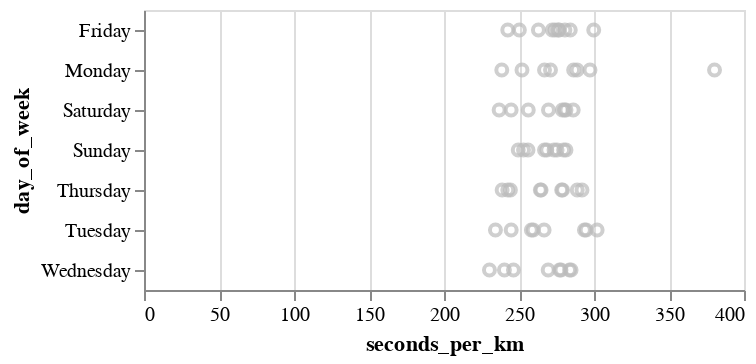

Notebook cell for this chart:
### Code cell
alt.Chart(df).mark_point(color='#BBBBBB').encode(
    x='seconds_per_km',
    y='day_of_week'
)

### Figure 1 — Vega-Lite specification as saved in the notebook (floating-point values rounded to 4 significant figures)
{"$schema": "https://vega.github.io/schema/vega-lite/v5.17.0.json", "config": {"view": {"continuousHeight": 300, "continuousWidth": 300}}, "data": {"name": "data-b5e90de4fab0477a6d479abe6d38b620"}, "datasets": {"data-b5e90de4fab0477a6d479abe6d38b620": [{"avgPace(/meter)": 0.3787, "calories(kcal)": 71, "date": "2022-01-10 20:39", "day_of_week": "Monday", "distance(m)": 1191, "distance_rounded": 1, "maxPace(/meter)": 7.246, "minPace(/meter)": 0.2501, "seconds_per_km": 380.4, "speed_per_km": "06:20.35", "sportTime(s)": 453, "startTime": "2022-01-10T13:39:17+00:00", "type": 1}, {"avgPace(/meter)": 0.2878, "calories(kcal)": 60, "date": "2022-01-13 16:23", "day_of_week": "Thursday", "distance(m)": 1004, "distance_rounded": 1, "maxPace(/meter)": 2.342, "minPace(/meter)": 0.1982, "seconds_per_km": 288.8, "speed_per_km": "04:48.84", "sportTime(s)": 290, "startTime": "2022-01-13T09:23:16+00:00", "type": 1}, {"avgPace(/meter)": 0.2637, "calories(kcal)": 39, "date": "2022-02-03 17:41", "day_of_week": "Thursday", "distance(m)": 1001, "distance_rounded": 1, "maxPace(/meter)": 0.609, "minPace(/meter)": 0.1993, "seconds_per_km": 264.7, "speed_per_km": "04:24.74", "sportTime(s)": 265, "startTime": "2022-02-03T10:41:12+00:00", "type": 1}, {"avgPace(/meter)": 0.2803, "calories(kcal)": 50, "date": "2022-02-05 18:46", "day_of_week": "Saturday", "distance(m)": 1006, "distance_rounded": 1, "maxPace(/meter)": 0.6911, "minPace(/meter)": 0.229, "seconds_per_km": 281.3, "speed_per_km": "04:41.31", "sportTime(s)": 283, "startTime": "2022-02-05T11:46:47+00:00", "type": 1}, {"avgPace(/meter)": 0.2675, "calories(kcal)": 34, "date": "2022-02-06 18:36", "day_of_week": "Sunday", "distance(m)": 1013, "distance_rounded": 1, "maxPace(/meter)": 0.6361, "minPace(/meter)": 0.2325, "seconds_per_km": 268.5, "speed_per_km": "04:28.51", "sportTime(s)": 272, "startTime": "2022-02-06T11:36:48+00:00", "type": 1}, {"avgPace(/meter)": 0.26, "calories(kcal)": 39, "date": "2022-02-11 18:49", "day_of_week": "Friday", "distance(m)": 1004, "distance_rounded": 1, "maxPace(/meter)": 0.788, "minPace(/meter)": 0.198, "seconds_per_km": 262.9, "speed_per_km": "04:22.95", "sportTime(s)": 264, "startTime": "2022-02-11T11:49:54+00:00", "type": 1}, {"avgPace(/meter)": 0.2552, "calories(kcal)": 44, "date": "2022-02-12 18:25", "day_of_week": "Saturday", "distance(m)": 1011, "distance_rounded": 1, "maxPace(/meter)": 0.5571, "minPace(/meter)": 0.1928, "seconds_per_km": 256.2, "speed_per_km": "04:16.18", "sportTime(s)": 259, "startTime": "2022-02-12T11:25:02+00:00", "type": 1}, {"avgPace(/meter)": 0.255, "calories(kcal)": 37, "date": "2022-02-13 18:09", "day_of_week": "Sunday", "distance(m)": 1000, "distance_rounded": 1, "maxPace(/meter)": 0.576, "minPace(/meter)": 0.194, "seconds_per_km": 256, "speed_per_km": "04:16.00", "sportTime(s)": 256, "startTime": "2022-02-13T11:09:12+00:00", "type": 1}, {"avgPace(/meter)": 0.2854, "calories(kcal)": 43, "date": "2022-02-14 18:50", "day_of_week": "Monday", "distance(m)": 1002, "distance_rounded": 1, "maxPace(/meter)": 0.7446, "minPace(/meter)": 0.2587, "seconds_per_km": 286.4, "speed_per_km": "04:46.43", "sportTime(s)": 287, "startTime": "2022-02-14T11:50:09+00:00", "type": 1}, {"avgPace(/meter)": 0.2827, "calories(kcal)": 60, "date": "2022-02-16 18:12", "day_of_week": "Wednesday", "distance(m)": 1001, "distance_rounded": 1, "maxPace(/meter)": 2.165, "minPace(/meter)": 0.1834, "seconds_per_km": 283.7, "speed_per_km": "04:43.72", "sportTime(s)": 284, "startTime": "2022-02-16T11:12:40+00:00", "type": 1}, {"avgPace(/meter)": 0.2793, "calories(kcal)": 55, "date": "2022-03-05 07:10", "day_of_week": "Saturday", "distance(m)": 1006, "distance_rounded": 1, "maxPace(/meter)": 0.6154, "minPace(/meter)": 0.2083, "seconds_per_km": 280.3, "speed_per_km": "04:40.32", "sportTime(s)": 282, "startTime": "2022-03-05T00:10:22+00:00", "type": 1}, {"avgPace(/meter)": 0.2796, "calories(kcal)": 47, "date": "2022-03-18 18:26", "day_of_week": "Friday", "distance(m)": 1005, "distance_rounded": 1, "maxPace(/meter)": 0.8749, "minPace(/meter)": 0.2372, "seconds_per_km": 280.6, "speed_per_km": "04:40.60", "sportTime(s)": 282, "startTime": "2022-03-18T11:26:11+00:00", "type": 1}, {"avgPace(/meter)": 0.2964, "calories(kcal)": 57, "date": "2022-03-28 18:45", "day_of_week": "Monday", "distance(m)": 1046, "distance_rounded": 1, "maxPace(/meter)": 0.639, "minPace(/meter)": 0.2149, "seconds_per_km": 297.3, "speed_per_km": "04:57.32", "sportTime(s)": 311, "startTime": "2022-03-28T11:45:13+00:00", "type": 1}, {"avgPace(/meter)": 0.3011, "calories(kcal)": 57, "date": "2022-03-29 19:02", "day_of_week": "Tuesday", "distance(m)": 1003, "distance_rounded": 1, "maxPace(/meter)": 0.6835, "minPace(/meter)": 0.2301, "seconds_per_km": 302.1, "speed_per_km": "05:2.09", "sportTime(s)": 303, "startTime": "2022-03-29T12:02:25+00:00", "type": 1}, {"avgPace(/meter)": 0.2837, "calories(kcal)": 49, "date": "2022-03-30 18:52", "day_of_week": "Wednesday", "distance(m)": 1001, "distance_rounded": 1, "maxPace(/meter)": 0.4753, "minPace(/meter)": 0.1658, "seconds_per_km": 284.7, "speed_per_km": "04:44.72", "sportTime(s)": 285, "startTime": "2022-03-30T11:52:16+00:00", "type": 1}, {"avgPace(/meter)": 0.27, "calories(kcal)": 48, "date": "2022-04-04 17:57", "day_of_week": "Monday", "distance(m)": 1000, "distance_rounded": 1, "maxPace(/meter)": 0.7117, "minPace(/meter)": 0.2248, "seconds_per_km": 271, "speed_per_km": "04:31.00", "sportTime(s)": 271, "startTime": "2022-04-04T10:57:56+00:00", "type": 1}, {"avgPace(/meter)": 0.273, "calories(kcal)": 51, "date": "2022-04-08 18:39", "day_of_week": "Friday", "distance(m)": 1000, "distance_rounded": 1, "maxPace(/meter)": 0.6707, "minPace(/meter)": 0.2315, "seconds_per_km": 274, "speed_per_km": "04:34.00", "sportTime(s)": 274, "startTime": "2022-04-08T11:39:28+00:00", "type": 1}, {"avgPace(/meter)": 0.2744, "calories(kcal)": 45, "date": "2022-04-10 18:41", "day_of_week": "Sunday", "distance(m)": 1006, "distance_rounded": 1, "maxPace(/meter)": 0.6873, "minPace(/meter)": 0.2137, "seconds_per_km": 275.3, "speed_per_km": "04:35.35", "sportTime(s)": 277, "startTime": "2022-04-10T11:41:58+00:00", "type": 1}, {"avgPace(/meter)": 0.277, "calories(kcal)": 44, "date": "2022-04-13 17:48", "day_of_week": "Wednesday", "distance(m)": 1000, "distance_rounded": 1, "maxPace(/meter)": 0.7634, "minPace(/meter)": 0.2038, "seconds_per_km": 278, "speed_per_km": "04:38.00", "sportTime(s)": 278, "startTime": "2022-04-13T10:48:11+00:00", "type": 1}, {"avgPace(/meter)": 0.2756, "calories(kcal)": 39, "date": "2022-04-15 16:54", "day_of_week": "Friday", "distance(m)": 1005, "distance_rounded": 1, "maxPace(/meter)": 0.7968, "minPace(/meter)": 0.244, "seconds_per_km": 276.6, "speed_per_km": "04:36.62", "sportTime(s)": 278, "startTime": "2022-04-15T09:54:21+00:00", "type": 1}, {"avgPace(/meter)": 0.2939, "calories(kcal)": 62, "date": "2022-04-26 18:40", "day_of_week": "Tuesday", "distance(m)": 1201, "distance_rounded": 1, "maxPace(/meter)": 1.115, "minPace(/meter)": 0.1997, "seconds_per_km": 294.8, "speed_per_km": "04:54.75", "sportTime(s)": 354, "startTime": "2022-04-26T11:40:21+00:00", "type": 1}, {"avgPace(/meter)": 0.2685, "calories(kcal)": 48, "date": "2022-04-27 18:31", "day_of_week": "Wednesday", "distance(m)": 1002, "distance_rounded": 1, "maxPace(/meter)": 0.6803, "minPace(/meter)": 0.2187, "seconds_per_km": 269.5, "speed_per_km": "04:29.46", "sportTime(s)": 270, "startTime": "2022-04-27T11:31:56+00:00", "type": 1}, {"avgPace(/meter)": 0.2774, "calories(kcal)": 50, "date": "2022-04-28 17:37", "day_of_week": "Thursday", "distance(m)": 1002, "distance_rounded": 1, "maxPace(/meter)": 0.8052, "minPace(/meter)": 0.221, "seconds_per_km": 278.4, "speed_per_km": "04:38.44", "sportTime(s)": 279, "startTime": "2022-04-28T10:37:51+00:00", "type": 1}, {"avgPace(/meter)": 0.2974, "calories(kcal)": 89, "date": "2022-04-29 18:01", "day_of_week": "Friday", "distance(m)": 1651, "distance_rounded": 1, "maxPace(/meter)": 1.217, "minPace(/meter)": 0.2073, "seconds_per_km": 299.8, "speed_per_km": "04:59.82", "sportTime(s)": 495, "startTime": "2022-04-29T11:01:29+00:00", "type": 1}, {"avgPace(/meter)": 0.2803, "calories(kcal)": 41, "date": "2022-05-01 16:48", "day_of_week": "Sunday", "distance(m)": 1006, "distance_rounded": 1, "maxPace(/meter)": 0.8224, "minPace(/meter)": 0.2239, "seconds_per_km": 281.3, "speed_per_km": "04:41.31", "sportTime(s)": 283, "startTime": "2022-05-01T09:48:50+00:00", "type": 1}, {"avgPace(/meter)": 0.2761, "calories(kcal)": 42, "date": "2022-05-04 18:52", "day_of_week": "Wednesday", "distance(m)": 1007, "distance_rounded": 1, "maxPace(/meter)": 0.6135, "minPace(/meter)": 0.2112, "seconds_per_km": 277.1, "speed_per_km": "04:37.06", "sportTime(s)": 279, "startTime": "2022-05-04T11:52:29+00:00", "type": 1}, {"avgPace(/meter)": 0.291, "calories(kcal)": 52, "date": "2022-05-05 18:15", "day_of_week": "Thursday", "distance(m)": 1000, "distance_rounded": 1, "maxPace(/meter)": 0.7042, "minPace(/meter)": 0.216, "seconds_per_km": 292, "speed_per_km": "04:52.00", "sportTime(s)": 292, "startTime": "2022-05-05T11:15:38+00:00", "type": 1}, {"avgPace(/meter)": 0.2712, "calories(kcal)": 47, "date": "2022-05-06 17:16", "day_of_week": "Friday", "distance(m)": 1003, "distance_rounded": 1, "maxPace(/meter)": 0.7022, "minPace(/meter)": 0.2276, "seconds_per_km": 272.2, "speed_per_km": "04:32.18", "sportTime(s)": 273, "startTime": "2022-05-06T10:16:48+00:00", "type": 1}, {"avgPace(/meter)": 0.278, "calories(kcal)": 52, "date": "2022-05-07 16:47", "day_of_week": "Saturday", "distance(m)": 1040, "distance_rounded": 1, "maxPace(/meter)": 212, "minPace(/meter)": 0.2129, "seconds_per_km": 278.8, "speed_per_km": "04:38.85", "sportTime(s)": 290, "startTime": "2022-05-07T09:47:30+00:00", "type": 1}, {"avgPace(/meter)": 0.279, "calories(kcal)": 56, "date": "2022-05-08 18:24", "day_of_week": "Sunday", "distance(m)": 1026, "distance_rounded": 1, "maxPace(/meter)": 225, "minPace(/meter)": 0.2221, "seconds_per_km": 279.7, "speed_per_km": "04:39.73", "sportTime(s)": 287, "startTime": "2022-05-08T11:24:19+00:00", "type": 1}, {"avgPace(/meter)": 0.278, "calories(kcal)": 59, "date": "2022-05-12 18:36", "day_of_week": "Thursday", "distance(m)": 1007, "distance_rounded": 1, "maxPace(/meter)": 178, "minPace(/meter)": 0.1781, "seconds_per_km": 279.0, "speed_per_km": "04:39.05", "sportTime(s)": 281, "startTime": "2022-05-12T11:36:50+00:00", "type": 1}, {"avgPace(/meter)": 0.283, "calories(kcal)": 55, "date": "2022-05-13 18:36", "day_of_week": "Friday", "distance(m)": 1024, "distance_rounded": 1, "maxPace(/meter)": 201, "minPace(/meter)": 0.2015, "seconds_per_km": 284.2, "speed_per_km": "04:44.18", "sportTime(s)": 291, "startTime": "2022-05-13T11:36:23+00:00", "type": 1}, {"avgPace(/meter)": 0.273, "calories(kcal)": 51, "date": "2022-05-15 18:36", "day_of_week": "Sunday", "distance(m)": 1028, "distance_rounded": 1, "maxPace(/meter)": 197, "minPace(/meter)": 0.1974, "seconds_per_km": 273.3, "speed_per_km": "04:33.35", "sportTime(s)": 281, "startTime": "2022-05-15T11:36:24+00:00", "type": 1}, {"avgPace(/meter)": 0.288, "calories(kcal)": 63, "date": "2022-05-16 18:31", "day_of_week": "Monday", "distance(m)": 1046, "distance_rounded": 1, "maxPace(/meter)": 210, "minPace(/meter)": 0.2106, "seconds_per_km": 288.7, "speed_per_km": "04:48.72", "sportTime(s)": 302, "startTime": "2022-05-16T11:31:34+00:00", "type": 1}, {"avgPace(/meter)": 0.293, "calories(kcal)": 63, "date": "2022-05-17 18:15", "day_of_week": "Tuesday", "distance(m)": 1049, "distance_rounded": 1, "maxPace(/meter)": 237, "minPace(/meter)": 0.2227, "seconds_per_km": 293.6, "speed_per_km": "04:53.61", "sportTime(s)": 308, "startTime": "2022-05-17T11:15:00+00:00", "type": 1}, {"avgPace(/meter)": 0.2841, "calories(kcal)": 50.03, "date": "2022-05-21 20:48", "day_of_week": "Saturday", "distance(m)": 1003, "distance_rounded": 1, "maxPace(/meter)": 0.6219, "minPace(/meter)": 0.2232, "seconds_per_km": 286.1, "speed_per_km": "04:46.14", "sportTime(s)": 287, "startTime": "2022-05-21T13:48:24+00:00", "type": 1}, {"avgPace(/meter)": 0.265, "calories(kcal)": 44.08, "date": "2022-05-22 17:22", "day_of_week": "Sunday", "distance(m)": 1000, "distance_rounded": 1, "maxPace(/meter)": 0.815, "minPace(/meter)": 0.2136, "seconds_per_km": 267, "speed_per_km": "04:27.00", "sportTime(s)": 267, "startTime": "2022-05-22T10:22:47+00:00", "type": 1}, {"avgPace(/meter)": 0.265, "calories(kcal)": 50.33, "date": "2022-05-23 18:46", "day_of_week": "Monday", "distance(m)": 1000, "distance_rounded": 1, "maxPace(/meter)": 0.668, "minPace(/meter)": 0.2187, "seconds_per_km": 267, "speed_per_km": "04:27.00", "sportTime(s)": 267, "startTime": "2022-05-23T11:46:59+00:00", "type": 1}, {"avgPace(/meter)": 0.2647, "calories(kcal)": 44.15, "date": "2022-05-24 18:54", "day_of_week": "Tuesday", "distance(m)": 1001, "distance_rounded": 1, "maxPace(/meter)": 0.9251, "minPace(/meter)": 0.2227, "seconds_per_km": 266.7, "speed_per_km": "04:26.73", "sportTime(s)": 267, "startTime": "2022-05-24T11:54:01+00:00", "type": 1}, {"avgPace(/meter)": 0.2353, "calories(kcal)": 40.81, "date": "2022-05-25 17:56", "day_of_week": "Wednesday", "distance(m)": 1003, "distance_rounded": 1, "maxPace(/meter)": 0.9066, "minPace(/meter)": 0.1197, "seconds_per_km": 240.3, "speed_per_km": "04:0.28", "sportTime(s)": 241, "startTime": "2022-05-25T10:56:04+00:00", "type": 1}, {"avgPace(/meter)": 0.2622, "calories(kcal)": 53.12, "date": "2022-05-26 17:17", "day_of_week": "Thursday", "distance(m)": 1003, "distance_rounded": 1, "maxPace(/meter)": 0.558, "minPace(/meter)": 0.1968, "seconds_per_km": 264.2, "speed_per_km": "04:24.21", "sportTime(s)": 265, "startTime": "2022-05-26T10:17:38+00:00", "type": 1}, {"avgPace(/meter)": 0.2742, "calories(kcal)": 43.04, "date": "2022-05-27 18:35", "day_of_week": "Friday", "distance(m)": 1003, "distance_rounded": 1, "maxPace(/meter)": 0.757, "minPace(/meter)": 0.2449, "seconds_per_km": 276.2, "speed_per_km": "04:36.17", "sportTime(s)": 277, "startTime": "2022-05-27T11:35:19+00:00", "type": 1}, {"avgPace(/meter)": 0.2677, "calories(kcal)": 51.33, "date": "2022-05-28 17:39", "day_of_week": "Saturday", "distance(m)": 1005, "distance_rounded": 1, "maxPace(/meter)": 0.6452, "minPace(/meter)": 0.2224, "seconds_per_km": 269.7, "speed_per_km": "04:29.65", "sportTime(s)": 271, "startTime": "2022-05-28T10:39:29+00:00", "type": 1}, {"avgPace(/meter)": 0.251, "calories(kcal)": 41, "date": "2022-05-29 18:19", "day_of_week": "Sunday", "distance(m)": 1000, "distance_rounded": 1, "maxPace(/meter)": 0.4274, "minPace(/meter)": 0.1839, "seconds_per_km": 253, "speed_per_km": "04:13.00", "sportTime(s)": 253, "startTime": "2022-05-29T11:19:12+00:00", "type": 1}, {"avgPace(/meter)": 0.25, "calories(kcal)": 48.92, "date": "2022-05-30 18:55", "day_of_week": "Monday", "distance(m)": 1004, "distance_rounded": 1, "maxPace(/meter)": 0.4058, "minPace(/meter)": 0.1746, "seconds_per_km": 252.0, "speed_per_km": "04:11.99", "sportTime(s)": 253, "startTime": "2022-05-30T11:55:16+00:00", "type": 1}, {"avgPace(/meter)": 0.2575, "calories(kcal)": 49.91, "date": "2022-05-31 18:42", "day_of_week": "Tuesday", "distance(m)": 1006, "distance_rounded": 1, "maxPace(/meter)": 0.5513, "minPace(/meter)": 0.203, "seconds_per_km": 259.4, "speed_per_km": "04:19.44", "sportTime(s)": 261, "startTime": "2022-05-31T11:42:33+00:00", "type": 1}, {"avgPace(/meter)": 0.2483, "calories(kcal)": 45.2, "date": "2022-06-03 18:03", "day_of_week": "Friday", "distance(m)": 1003, "distance_rounded": 1, "maxPace(/meter)": 0.8258, "minPace(/meter)": 0.1627, "seconds_per_km": 250.2, "speed_per_km": "04:10.25", "sportTime(s)": 251, "startTime": "2022-06-03T11:03:24+00:00", "type": 1}, {"avgPace(/meter)": 0.2428, "calories(kcal)": 51.81, "date": "2022-06-04 18:38", "day_of_week": "Saturday", "distance(m)": 1001, "distance_rounded": 1, "maxPace(/meter)": 0.5981, "minPace(/meter)": 0.2102, "seconds_per_km": 244.8, "speed_per_km": "04:4.76", "sportTime(s)": 245, "startTime": "2022-06-04T11:38:21+00:00", "type": 1}, {"avgPace(/meter)": 0.2348, "calories(kcal)": 30.82, "date": "2022-06-11 17:38", "day_of_week": "Saturday", "distance(m)": 1001, "distance_rounded": 1, "maxPace(/meter)": 0.5176, "minPace(/meter)": 0.1971, "seconds_per_km": 236.8, "speed_per_km": "03:56.76", "sportTime(s)": 237, "startTime": "2022-06-11T10:38:27+00:00", "type": 1}, {"avgPace(/meter)": 0.2475, "calories(kcal)": 51.79, "date": "2022-06-12 17:47", "day_of_week": "Sunday", "distance(m)": 1006, "distance_rounded": 1, "maxPace(/meter)": 0.6472, "minPace(/meter)": 0.2005, "seconds_per_km": 249.5, "speed_per_km": "04:9.50", "sportTime(s)": 251, "startTime": "2022-06-12T10:47:29+00:00", "type": 1}, {"avgPace(/meter)": 0.2562, "calories(kcal)": 56.05, "date": "2022-06-14 19:03", "day_of_week": "Tuesday", "distance(m)": 1003, "distance_rounded": 1, "maxPace(/meter)": 0.5627, "minPace(/meter)": 0.1935, "seconds_per_km": 258.2, "speed_per_km": "04:18.23", "sportTime(s)": 259, "startTime": "2022-06-14T12:03:23+00:00", "type": 1}, {"avgPace(/meter)": 0.2443, "calories(kcal)": 47.92, "date": "2022-06-15 18:46", "day_of_week": "Wednesday", "distance(m)": 1011, "distance_rounded": 1, "maxPace(/meter)": 0.5219, "minPace(/meter)": 0.1885, "seconds_per_km": 246.3, "speed_per_km": "04:6.29", "sportTime(s)": 249, "startTime": "2022-06-15T11:46:25+00:00", "type": 1}, {"avgPace(/meter)": 0.2405, "calories(kcal)": 33.65, "date": "2022-06-16 18:03", "day_of_week": "Thursday", "distance(m)": 1002, "distance_rounded": 1, "maxPace(/meter)": 0.5764, "minPace(/meter)": 0.1971, "seconds_per_km": 242.5, "speed_per_km": "04:2.51", "sportTime(s)": 243, "startTime": "2022-06-16T11:03:28+00:00", "type": 1}, {"avgPace(/meter)": 0.2405, "calories(kcal)": 48.66, "date": "2022-06-17 18:03", "day_of_week": "Friday", "distance(m)": 1002, "distance_rounded": 1, "maxPace(/meter)": 0.4713, "minPace(/meter)": 0.1802, "seconds_per_km": 242.5, "speed_per_km": "04:2.51", "sportTime(s)": 243, "startTime": "2022-06-17T11:03:58+00:00", "type": 1}, {"avgPace(/meter)": 0.2428, "calories(kcal)": 45, "date": "2022-06-21 19:23", "day_of_week": "Tuesday", "distance(m)": 1009, "distance_rounded": 1, "maxPace(/meter)": 0.5322, "minPace(/meter)": 0.1881, "seconds_per_km": 244.8, "speed_per_km": "04:4.80", "sportTime(s)": 247, "startTime": "2022-06-21T12:23:33+00:00", "type": 1}, {"avgPace(/meter)": 0.2423, "calories(kcal)": 49.76, "date": "2022-06-23 18:16", "day_of_week": "Thursday", "distance(m)": 1003, "distance_rounded": 1, "maxPace(/meter)": 0.627, "minPace(/meter)": 0.1883, "seconds_per_km": 244.3, "speed_per_km": "04:4.27", "sportTime(s)": 245, "startTime": "2022-06-23T11:16:47+00:00", "type": 1}, {"avgPace(/meter)": 0.2365, "calories(kcal)": 48.67, "date": "2022-06-27 18:45", "day_of_week": "Monday", "distance(m)": 1002, "distance_rounded": 1, "maxPace(/meter)": 0.6246, "minPace(/meter)": 0.1815, "seconds_per_km": 238.5, "speed_per_km": "03:58.52", "sportTime(s)": 239, "startTime": "2022-06-27T11:45:38+00:00", "type": 1}, {"avgPace(/meter)": 0.2323, "calories(kcal)": 39.65, "date": "2022-06-28 18:07", "day_of_week": "Tuesday", "distance(m)": 1003, "distance_rounded": 1, "maxPace(/meter)": 0.4755, "minPace(/meter)": 0.1836, "seconds_per_km": 234.3, "speed_per_km": "03:54.30", "sportTime(s)": 235, "startTime": "2022-06-28T11:07:21+00:00", "type": 1}, {"avgPace(/meter)": 0.2283, "calories(kcal)": 33.62, "date": "2022-06-29 19:02", "day_of_week": "Wednesday", "distance(m)": 1003, "distance_rounded": 1, "maxPace(/meter)": 0.5453, "minPace(/meter)": 0.1936, "seconds_per_km": 230.3, "speed_per_km": "03:50.31", "sportTime(s)": 231, "startTime": "2022-06-29T12:02:34+00:00", "type": 1}, {"avgPace(/meter)": 0.2368, "calories(kcal)": 36.82, "date": "2022-06-30 19:31", "day_of_week": "Thursday", "distance(m)": 1001, "distance_rounded": 1, "maxPace(/meter)": 0.6545, "minPace(/meter)": 0.1648, "seconds_per_km": 238.8, "speed_per_km": "03:58.76", "sportTime(s)": 239, "startTime": "2022-06-30T12:31:18+00:00", "type": 1}]}, "encoding": {"x": {"field": "seconds_per_km", "type": "quantitative"}, "y": {"field": "day_of_week", "type": "nominal"}}, "mark": {"color": "#BBBBBB", "type": "point"}}
